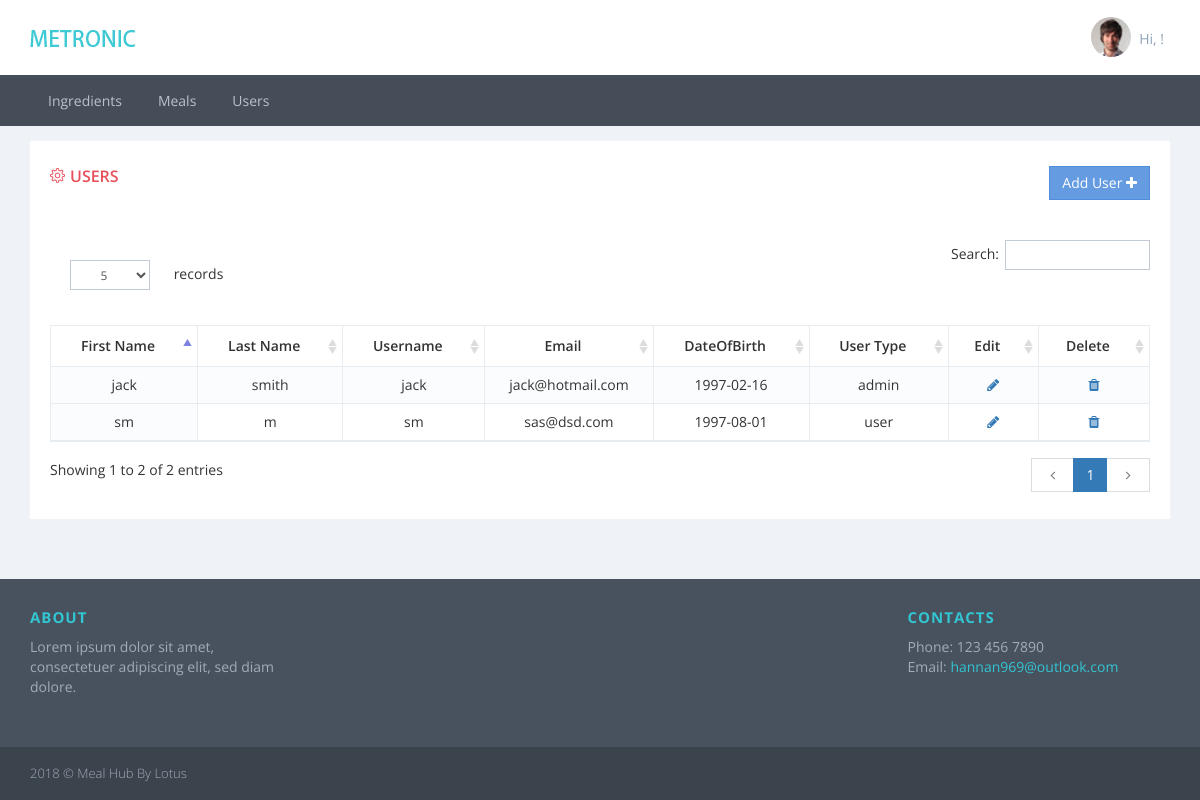
The page /getfit/index.php/admin/user on the database its author committed.
### tables this page shows
CREATE TABLE `users` (
  `user_id` int(11) NOT NULL AUTO_INCREMENT,
  `username` varchar(100) NOT NULL,
  `email` varchar(100) NOT NULL,
  `password` varchar(100) NOT NULL,
  `FirstName` varchar(100) NOT NULL,
  `LastName` varchar(100) NOT NULL,
  `DateOfBirth` date NOT NULL,
  `user_type` varchar(100) NOT NULL,
  PRIMARY KEY (`user_id`)
);

### getfit/application/controllers/admin/user.php (called while the page is built, shortened)
<?php
class User extends Base_Controller {
	public function index()
	{
		$this->load->model("User_model", "users", true);
		$content['users'] = $this->users->get_user("2 > 1");
		$data['admin_tab'] = 'USERS';
		$this->load->view('admin/admin_header', $data);
		$this->load->view('admin/user', $content);
	}
}

### getfit/index.php (called while the page is built, shortened)
<?php
require_once BASEPATH.'core/CodeIgniter.php';

### getfit/application/models/User_model.php (called while the page is built, shortened)
<?php
	class User_model extends CI_Model {
        public function get_user($condition){
            $this->db->select('*');
            $this->db->from('users');
            $this->db->where($condition);
            $query = $this->db->get();
            return $query->result();
        }
	}
?>

### getfit/application/views/admin/user.php (the view, shortened to what this page needs)
                        <div class="portlet-body">
                            <table class="table table-striped table-hover table-bordered" id="sample_editable_user">
                                <thead>
                                    <tr>
                                        <th> First Name </th>
                                        <th> Last Name </th>
                                        <th> Username </th>
                                        <th> Email </th>
                                        <th> DateOfBirth </th>
                                        <th> User Type</th>
                                        <th> Edit </th>
                                        <th> Delete </th>
                                    </tr>
                                </thead>
                                <tbody>
                                    <?php foreach ($users as $key => $user) :?>
                                        <tr class="available" user_id="<?=$user->user_id?>">
                                            <td><?=$user->FirstName?></td>
                                            <td><?=$user->LastName?></td>
                                            <td><?=$user->username?></td>
                                            <td><?=$user->email?></td>
                                            <td><?=$user->DateOfBirth?></td>
                                            <td><?=$user->user_type?></td>
                                            <td><a class="edit"><i class="fa fa-pencil"></i></a></td>
                                            <td><a class="delete_user" user_name="<?=$user->username?>" user_id="<?=$user->user_id?>"><i class="fa fa-trash"></i></a></td>
                                        </tr>
                                    <?php endforeach;?>
                                </tbody>
                            </table>
                        </div>
                      </div>
                    </div>
                  </div>
                </div>
              </div>
            </div>
          </div>
        </div>
      </div>
    </div>
    <div class="page-wrapper-row">
        <div class="page-wrapper-bottom">
            <div class="page-prefooter">
                <div class="container">
                    <div class="row">
                        <div class="col-md-3 col-sm-6 col-xs-12 footer-block">
                            <h2>About</h2>
                            <p> Lorem ipsum dolor sit amet, consectetuer adipiscing elit, sed diam dolore. </p>
                        </div>
                        <div class="col-md-3 col-sm-6 col-xs12 footer-block">
                        </div>
                        <div class="col-md-3 col-sm-6 col-xs-12 footer-block">
                        </div>
                        <div class="col-md-3 col-sm-6 col-xs-12 footer-block">
                            <h2>Contacts</h2>
                            <address class="margin-bottom-40"> Phone: 123 456 7890
                                <br> Email:
                                <a href="">hannan969@outlook.com</a>
                            </address>
                        </div>
                    </div>
                </div>
            </div>
            <div class="page-footer">
                <div class="container">
                    2018 &copy; Meal Hub By Lotus
                </div>
            </div>
        </div>
    </div>
</div>
    </body>
</html>

### getfit/assets/styles/custom_style.css (style rules this page uses)
th { text-align: center; }
td { text-align: center; }

### rows shown on the page
users: FirstName "jack", LastName "smith", username "jack", email "jack@hotmail.com", DateOfBirth "1997-02-16", user_type "admin"
users: FirstName "sm", LastName "m", username "sm", email "sas@dsd.com", DateOfBirth "1997-08-01", user_type "user"

### other values the page prints
$admin_tab "USERS"
